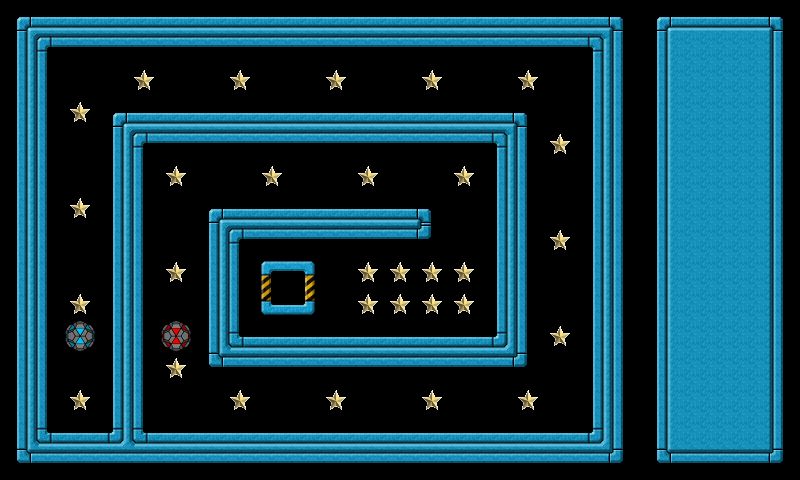

This is a level from a 2D game, rendered from its Tiled map with the project's own tilesets. A one-line summary and the map file follow, with tile-layer data summarised:
An orthogonal 25x15 tile map with 32x32 px tiles, 3 tile layers (background, extra, controlpanel), 4 tilesets and 43 objects (wall001, wall002, wall003, wall004, wall005, ...).

<map version="1.0" orientation="orthogonal" width="25" height="15" tilewidth="32" tileheight="32">
 <tileset firstgid="1" name="tileset" tilewidth="32" tileheight="32">
  <image source="tileset.png" width="160" height="448" />
 </tileset>
 <tileset firstgid="71" name="goodball" tilewidth="32" tileheight="32">
  <image source="goodball.png" width="32" height="32" />
 </tileset>
 <tileset firstgid="72" name="badball" tilewidth="32" tileheight="32">
  <image source="badball.png" width="32" height="32" />
 </tileset>
 <tileset firstgid="73" name="star" tilewidth="32" tileheight="32">
  <image source="star.png" width="32" height="32" />
 </tileset>
 <layer name="background" width="20" height="15">
  <data>[300 cells, 300 non-empty, 17 distinct tile ids]</data>
 </layer>
 <layer name="extra" width="20" height="15">
  <data>[300 cells, 32 non-empty, 3 distinct tile ids]</data>
 </layer>
 <layer name="controlpanel" width="25" height="15">
  <data>[375 cells, 75 non-empty, 9 distinct tile ids]</data>
 </layer>
 <objectgroup name="objects" width="20" height="15">
  <object name="wall001" x="0" y="0" width="592" height="48">
   <properties>
    <property name="objClass" value="wall" />
   </properties>
  </object>
  <object name="wall002" x="592" y="0" width="48" height="432">
   <properties>
    <property name="objClass" value="wall" />
   </properties>
  </object>
  <object name="wall003" x="48" y="432" width="592" height="48">
   <properties>
    <property name="objClass" value="wall" />
   </properties>
  </object>
  <object name="wall004" x="0" y="48" width="48" height="432">
   <properties>
    <property name="objClass" value="wall" />
   </properties>
  </object>
  <object name="wall005" x="112" y="112" width="416" height="32">
   <properties>
    <property name="objClass" value="wall" />
   </properties>
  </object>
  <object name="wall006" x="208" y="208" width="224" height="32">
   <properties>
    <property name="objClass" value="wall" />
   </properties>
  </object>
  <object name="wall007" x="208" y="336" width="320" height="32">
   <properties>
    <property name="objClass" value="wall" />
   </properties>
  </object>
  <object name="wall008" x="112" y="144" width="32" height="288">
   <properties>
    <property name="objClass" value="wall" />
   </properties>
  </object>
  <object name="wall009" x="493" y="144" width="32" height="192">
   <properties>
    <property name="objClass" value="wall" />
   </properties>
  </object>
  <object name="wall010" x="208" y="240" width="32" height="96">
   <properties>
    <property name="objClass" value="wall" />
   </properties>
  </object>
  <object name="star001" x="72" y="392" width="16" height="16">
   <properties>
    <property name="objClass" value="star" />
   </properties>
  </object>
  <object name="star002" x="72" y="296" width="16" height="16">
   <properties>
    <property name="objClass" value="star" />
   </properties>
  </object>
  <object name="star003" x="72" y="200" width="16" height="16">
   <properties>
    <property name="objClass" value="star" />
   </properties>
  </object>
  <object name="star004" x="72" y="104" width="16" height="16">
   <properties>
    <property name="objClass" value="star" />
   </properties>
  </object>
  <object name="star005" x="136" y="72" width="16" height="16">
   <properties>
    <property name="objClass" value="star" />
   </properties>
  </object>
  <object name="star006" x="232" y="72" width="16" height="16">
   <properties>
    <property name="objClass" value="star" />
   </properties>
  </object>
  <object name="star007" x="328" y="72" width="16" height="16">
   <properties>
    <property name="objClass" value="star" />
   </properties>
  </object>
  <object name="star008" x="424" y="72" width="16" height="16">
   <properties>
    <property name="objClass" value="star" />
   </properties>
  </object>
  <object name="star009" x="520" y="72" width="16" height="16">
   <properties>
    <property name="objClass" value="star" />
   </properties>
  </object>
  <object name="star010" x="552" y="136" width="16" height="16">
   <properties>
    <property name="objClass" value="star" />
   </properties>
  </object>
  <object name="star011" x="552" y="232" width="16" height="16">
   <properties>
    <property name="objClass" value="star" />
   </properties>
  </object>
  <object name="star012" x="552" y="328" width="16" height="16">
   <properties>
    <property name="objClass" value="star" />
   </properties>
  </object>
  <object name="star013" x="520" y="392" width="16" height="16">
   <properties>
    <property name="objClass" value="star" />
   </properties>
  </object>
  <object name="star014" x="424" y="392" width="16" height="16">
   <properties>
    <property name="objClass" value="star" />
   </properties>
  </object>
  <object name="star015" x="328" y="392" width="16" height="16">
   <properties>
    <property name="objClass" value="star" />
   </properties>
  </object>
  <object name="star016" x="232" y="392" width="16" height="16">
   <properties>
    <property name="objClass" value="star" />
   </properties>
  </object>
  <object name="star017" x="168" y="360" width="16" height="16">
   <properties>
    <property name="objClass" value="star" />
   </properties>
  </object>
  <object name="star018" x="168" y="264" width="16" height="16">
   <properties>
    <property name="objClass" value="star" />
   </properties>
  </object>
  <object name="star019" x="168" y="168" width="16" height="16">
   <properties>
    <property name="objClass" value="star" />
   </properties>
  </object>
  <object name="star020" x="264" y="168" width="16" height="16">
   <properties>
    <property name="objClass" value="star" />
   </properties>
  </object>
  <object name="star021" x="360" y="168" width="16" height="16">
   <properties>
    <property name="objClass" value="star" />
   </properties>
  </object>
  <object name="star022" x="456" y="168" width="16" height="16">
   <properties>
    <property name="objClass" value="star" />
   </properties>
  </object>
  <object name="star023" x="456" y="264" width="16" height="16">
   <properties>
    <property name="objClass" value="star" />
   </properties>
  </object>
  <object name="star024" x="456" y="296" width="16" height="16">
   <properties>
    <property name="objClass" value="star" />
   </properties>
  </object>
  <object name="star025" x="424" y="264" width="16" height="16">
   <properties>
    <property name="objClass" value="star" />
   </properties>
  </object>
  <object name="star026" x="424" y="296" width="16" height="16">
   <properties>
    <property name="objClass" value="star" />
   </properties>
  </object>
  <object name="star027" x="392" y="264" width="16" height="16">
   <properties>
    <property name="objClass" value="star" />
   </properties>
  </object>
  <object name="star028" x="392" y="296" width="16" height="16">
   <properties>
    <property name="objClass" value="star" />
   </properties>
  </object>
  <object name="star029" x="360" y="264" width="16" height="16">
   <properties>
    <property name="objClass" value="star" />
   </properties>
  </object>
  <object name="star030" x="360" y="296" width="16" height="16">
   <properties>
    <property name="objClass" value="star" />
   </properties>
  </object>
  <object name="goal001" x="280" y="280" width="16" height="16">
   <properties>
    <property name="objClass" value="goal" />
   </properties>
   <ellipse />
  </object>
  <object name="badball001" x="162" y="322" width="29" height="29">
   <properties>
    <property name="objClass" value="badball" />
   </properties>
   <ellipse />
  </object>
  <object name="goodball001" x="66" y="322" width="29" height="29">
   <properties>
    <property name="objClass" value="goodball" />
   </properties>
   <ellipse />
  </object>
 </objectgroup>
</map>
